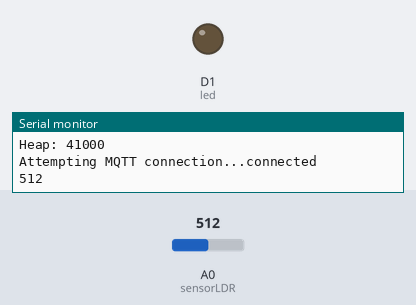
Recording of a sketch running on a simulated ESP8266 (NodeMCU). Shown: output pins drawn as LEDs (lit = HIGH), the last lines printed to the serial monitor. Inputs (shaded band) come from the test bench; at power-on: A0 (sensorLDR) = 512. WiFi joins after 1.5 s; servers stay silent unless stated; network time is answered at once with the bench clock; the local clock reads 2024-03-15 10:24:30 at power-on unless the sketch sets it; storage starts empty; no MQTT or app messages arrive unless stated.

Above: at 6.7 s.
6.8 s: A0 (sensorLDR) set to 490
At 8.5 s:
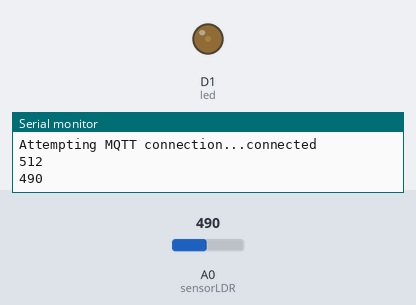
9.1 s: A0 (sensorLDR) set to 310
10.8 s: A0 (sensorLDR) set to 292
At 12.8 s:
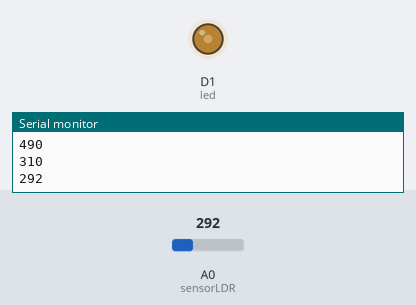
17.1 s: A0 (sensorLDR) set to 306
At 18.6 s:
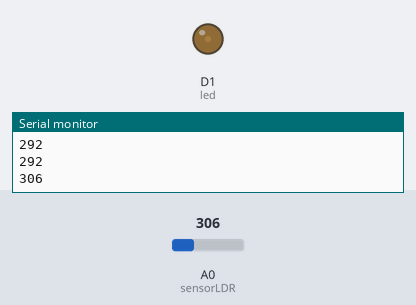
Timing chart, 0 to 20.1 s (numbered marks = the images above; inputs shaded):
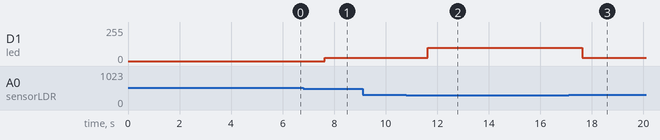

The sketch:

Lab08-DANP.ino
```cpp
/*
 * Desarrollado por Brenda Alisson Huarcaya Zapana
 * Projecto: Laboratorio 08
 * Curso: DANP
 * Coneccion: AWS Iot Core
 * Placa: NodeMCU ESP8266
*/

#include "FS.h"
#include <ESP8266WiFi.h>
#include <PubSubClient.h>
#include <NTPClient.h>
#include <WiFiUdp.h>
#include <ArduinoJson.h>
#include <RTClib.h>
#include <ESP8266HTTPClient.h>

//DATOS PARA LA CONECCION CON WIFI
const char * ssid = "Pochi";
const char * password = "#en@nos2022#";
WiFiUDP ntpUDP;
NTPClient timeClient(ntpUDP, "pool.ntp.org");

//VARIABLES PLACA
const int sensorLDR = A0;
const int led = D1;
int threshold = 500;
int ledPotencia = 0;
int httpCode = 0;

//AWS_endpoint, MQTT broker ip
const char * AWS_endpoint = "a3brjmyw4c304l-ats.iot.us-east-2.amazonaws.com";

//RECEPCION DEL MENSAJE
void callback(char * topic, byte * payload, unsigned int length) {
  Serial.print("Message arrived [");
  Serial.print(topic);
  Serial.print("] ");
  for (int i = 0; i < length; i++) {
    Serial.print((char) payload[i]);
  }

  int valor = atoi((char*) payload);
  Serial.println(valor);

  //SE MANEJA EL LED A PARTIR DEL DATO RECIBIDO
  /*
  if (valor >= 0 && valor <= 100) {
    ledPotencia = valor;
    if(valor > 0 && valor < 30){
      analogWrite(led, ledPotencia);
      }
    else if(valor >= 30 && valor < 70){
      analogWrite(led, ledPotencia);
      }
    else {
      analogWrite(led, ledPotencia);
      }
      Serial.println(valor);
  }
  else{
    analogWrite(led, ledPotencia);
    }
    */
}

//CONECCION AL WIFI
WiFiClientSecure espClient;
PubSubClient client(AWS_endpoint, 8883, callback, espClient);
HTTPClient http;

long lastMsg = 0;
char msg[50];
int value = 0;
RTC_DS3231 rtc;

void setup_wifi() {
  delay(10);
  espClient.setBufferSizes(512, 512);
  Serial.println();
  Serial.print("Connecting to ");
  Serial.println(ssid);
  WiFi.begin(ssid, password);
  while (WiFi.status() != WL_CONNECTED) {
    delay(500);
    Serial.print(".");
  }
  Serial.println("");
  Serial.println("WiFi connected");
  Serial.println("IP address: ");
  Serial.println(WiFi.localIP());
  timeClient.begin();
  while (!timeClient.update()) {
    timeClient.forceUpdate();
  }
  espClient.setX509Time(timeClient.getEpochTime());
}

//RECONECCION SI ES NECESARIA
void reconnect() {
  while (!client.connected()) {
    Serial.print("Attempting MQTT connection...");
    if (client.connect("ESPthing")) {
      Serial.println("connected");
      //client.publish("mobile/mensajes",);
      client.subscribe("sensor/command");
    } else {
      Serial.print("failed, rc=");
      Serial.print(client.state());
      Serial.println(" try again in 5 seconds");
      char buf[256];
      espClient.getLastSSLError(buf, 256);
      Serial.print("WiFiClientSecure SSL error: ");
      Serial.println(buf);
      delay(5000);
    }
  }
}


void setup(){
  Serial.begin(9600);
  Serial.setDebugOutput(true);

  //INICIALIZACION DE SENSOR Y LED
  pinMode(sensorLDR, INPUT);
  pinMode(led, OUTPUT);

  setup_wifi();
  delay(1000);

  if (!rtc.begin()) {
    Serial.println("Error al iniciar el RTC");
  }

  if (!SPIFFS.begin()) {
    Serial.println("Failed to mount file system");
    return;
  }
  Serial.print("Heap: ");
  Serial.println(ESP.getFreeHeap());

  //SUBIMOS LOS CERTIFICADOS
  File cert = SPIFFS.open("/cert2.der", "r");
  if (!cert) {
    Serial.println("Failed to open cert file");
  } else
    Serial.println("Success to open cert file");
  delay(1000);
  if (espClient.loadCertificate(cert))
    Serial.println("cert loaded");
  else
    Serial.println("cert not loaded");

  //SUBIMOS LLAVE PRIVADA
  File private_key = SPIFFS.open("/private2.der", "r");
  if (!private_key) {
    Serial.println("Failed to open private cert file");
  } else
    Serial.println("Success to open private cert file");
  delay(1000);
  if (espClient.loadPrivateKey(private_key))
    Serial.println("private key loaded");
  else
    Serial.println("private key not loaded");

  //SUBIMOS CA
  File ca_dos = SPIFFS.open("/ca2.der", "r");
  if (!ca_dos) {
    Serial.println("Failed to open ca2 ");
  } else
    Serial.println("Success to open ca2");
  delay(1000);
  if (espClient.loadCACert(ca_dos))
    Serial.println("ca2 loaded");
  else
    Serial.println("ca2 failed");

    //ESTE CA NO FUNCIONA, NO LLEGA A HACERSE LA CONEXION
/*
  //SUBIMOS EL OTRO CA
  File ca_tres = SPIFFS.open("/ca3.der", "r");
  if (!ca_tres) {
    Serial.println("Failed to open ca3 ");
  } else
    Serial.println("Success to open ca3");
  delay(1000);
  if (espClient.loadCACert(ca_tres))
    Serial.println("ca3 loaded");
  else
    Serial.println("ca3 failed");
*/
  Serial.print("Heap: ");
  Serial.println(ESP.getFreeHeap());
}

//METODO PARA RECEPCION DEL MENSAJE POR MEDIO DE URL LAMBDA
void getHttp(int value) {
  //INSTANCIA HTTPClient
  HTTPClient http;
  Serial.println("Valor a enviar");
  Serial.println(value);

  //URL VALOR DEL MENSAJE
  char url[100];
  sprintf(url, "https://fkcmxu52vb7naznafl2ciivoei0ipuea.lambda-url.us-east-2.on.aws/command?value=%d", value);

  //SOLICITUD GET A LA URL
  http.begin(url);
  httpCode = http.GET();
  Serial.println("Código HTTP recibido: " + String(httpCode));

  //VERIFICACION DE SOLICITUD EXITOSA
  if (httpCode == HTTP_CODE_OK) {
    String payload = http.getString();
    Serial.println("Mensaje enviado a través de la URL: " + payload);
    Serial.println("Valor a enviado");
    Serial.println(payload);
  } else {
    Serial.println("Error al enviar el mensaje a través de la URL. Código HTTP: " + httpCode);
  }

  //CIERRA LA CONEXION
  http.end();

  }

//METODO DE ENVIO DE LOS DATOS
void sendToCloud(DateTime timestamp, int value, const char* unit, const char* notes) {

  //OBJETO JSON
  StaticJsonDocument<200> doc;

  //FECHA Y HORA FORMATO LEGIBLE "DD/MM/AA HH:mm:ss"
  char formattedTime[20];
  sprintf(formattedTime, "%02d/%02d/%02d %02d:%02d:%02d",
          timestamp.day(), timestamp.month(), timestamp.year() % 100,
          timestamp.hour(), timestamp.minute(), timestamp.second());

  //AGREGAMOS DATOS AL JSON
  doc["Timestamp"] = formattedTime;
  doc["Value"] = value;
  doc["Unit"] = unit;
  doc["Notes"] = notes;

  //DE OBJETO A CADENA JSON
  char mensaje[200];
  serializeJson(doc, mensaje);

  //TOPIC
  if (client.publish("mobile/mensajes", mensaje)) {
    Serial.println("Mensaje enviado al cloud.");
    Serial.println(mensaje);
  } else {
    Serial.println("Error al enviar el mensaje al cloud.");
  }
}

//VARIABLES PARA EL ENVIO DE MENSAJES CADA 30 SEGUNDOS
unsigned long before = 0;
unsigned long segundosTreinta = 30000;

void loop(){
  if (!client.connected()) {
    reconnect();
  }

  //LECTURA DL SENSOR
  int rawData = analogRead(sensorLDR);
  client.loop();

  //EL FOCO PRENDE DEPENDIENDO DEL VALOR DEL SENSOR
  Serial.println(rawData);
    if(rawData > threshold){
      analogWrite(led, 0);
      }
    else if(rawData >= 300 && rawData < threshold){
      analogWrite(led, 25);
      }
    else {
      analogWrite(led, 100);
      }

  delay(1000);

  //COMUNICACION PERIODICA
   if (millis() - before >= segundosTreinta) {
    before = millis();

    //PARA ENVIO DE MENSAJE
      //OBTIENE TIMESTAMP ACTUAL
      long timestamp = timeClient.getEpochTime();
      //SE PUBLICA EL MENSAJE
      sendToCloud(timestamp, rawData, "Lux(unidad de iluminancia)", "TEST");

    //CODIGO PARA LA PETICION GET
      //getHttp(ledPotencia);
      //MIENTRAS NO HAYA CONEXION NO SIGUE ENVIANDO VALORES
      /*while (httpCode != HTTP_CODE_OK) {
        httpCode = http.GET();
        delay(100);
      }*/
      //ENVIA VALORES DE 10 EN 10 PARA VER EL CAMBIO EN EL LED
      /*ledPotencia += 10;
      if (ledPotencia > 100) {
         ledPotencia = 0;
       }*/
   }

  //RECEPCION DEL MENSAJE
  //char recivedMsg = client.subscribe("sensor/command",1);
  //Serial.println(valor);
  delay(1000);
}
```

Measured:
- the behaviour switches between 300 and 299 on A0 (sensorLDR) (found by bisection; images 1 and 2)
- after the input at 6.8 s, D1 (led): 0/255 → 25/255 after 0.83 s
- after the input at 10.8 s, D1 (led): 25/255 → 100/255 after 0.83 s
- after the input at 17.1 s, D1 (led): 100/255 → 25/255 after 0.53 s
